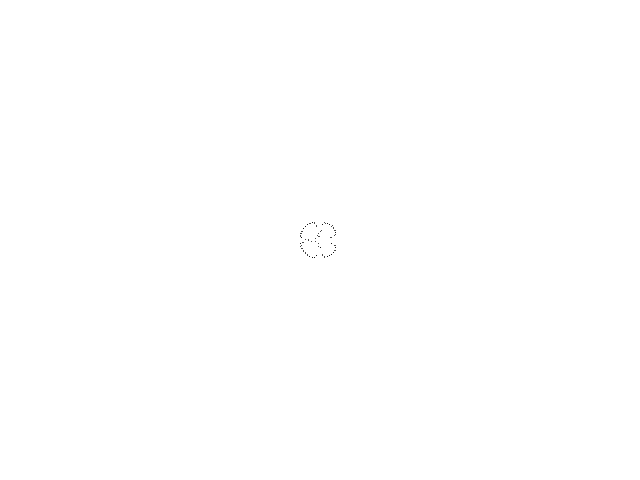
Frame 1 (no input)
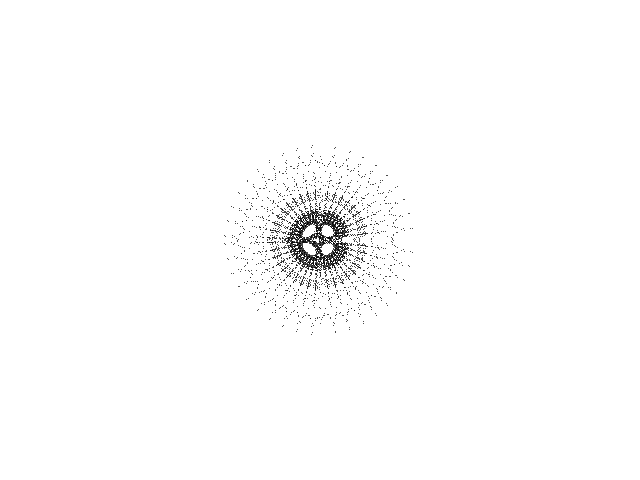
Frame 60 (the mouse pressed at the canvas centre just before this capture)
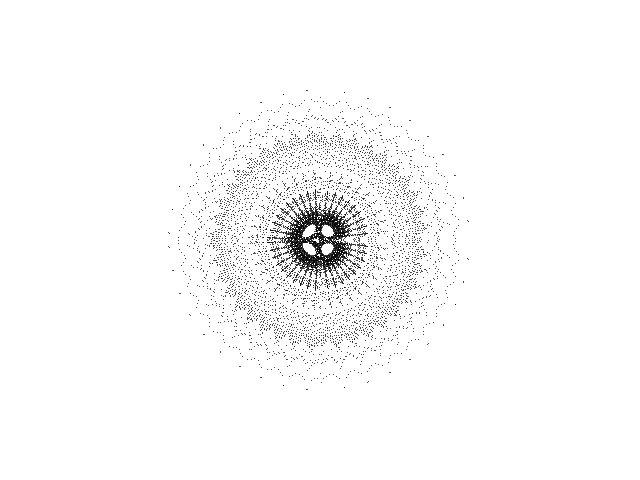
Frame 120 (the mouse held since frame 60 and released just before this capture)

The Processing sketch that drew these frames (run headless with seeded random() and noise(); from frame 60 on, the mouse is pressed at the canvas centre):

// Processing sketch: Mira_Abs
// ── Mira_Abs.pde
// Mira chaotic map - abs //

  float x = 0.1;
  float y = 0.1;
  float f = 0.0;
  float a = 0.04;

void setup() {
  
  size(640, 480);
  background(255);
  
}

void draw() {
  
  for (int i=0;i<100;i++) {
    
    float nx = x;
    float ny = y;
       
    x = ny + f;
    f = a * x - 3 * a / (a + abs(x));
    y = -nx + f;     
  
    point(320+(10*x), 240+(10*y));
        
  }

}
